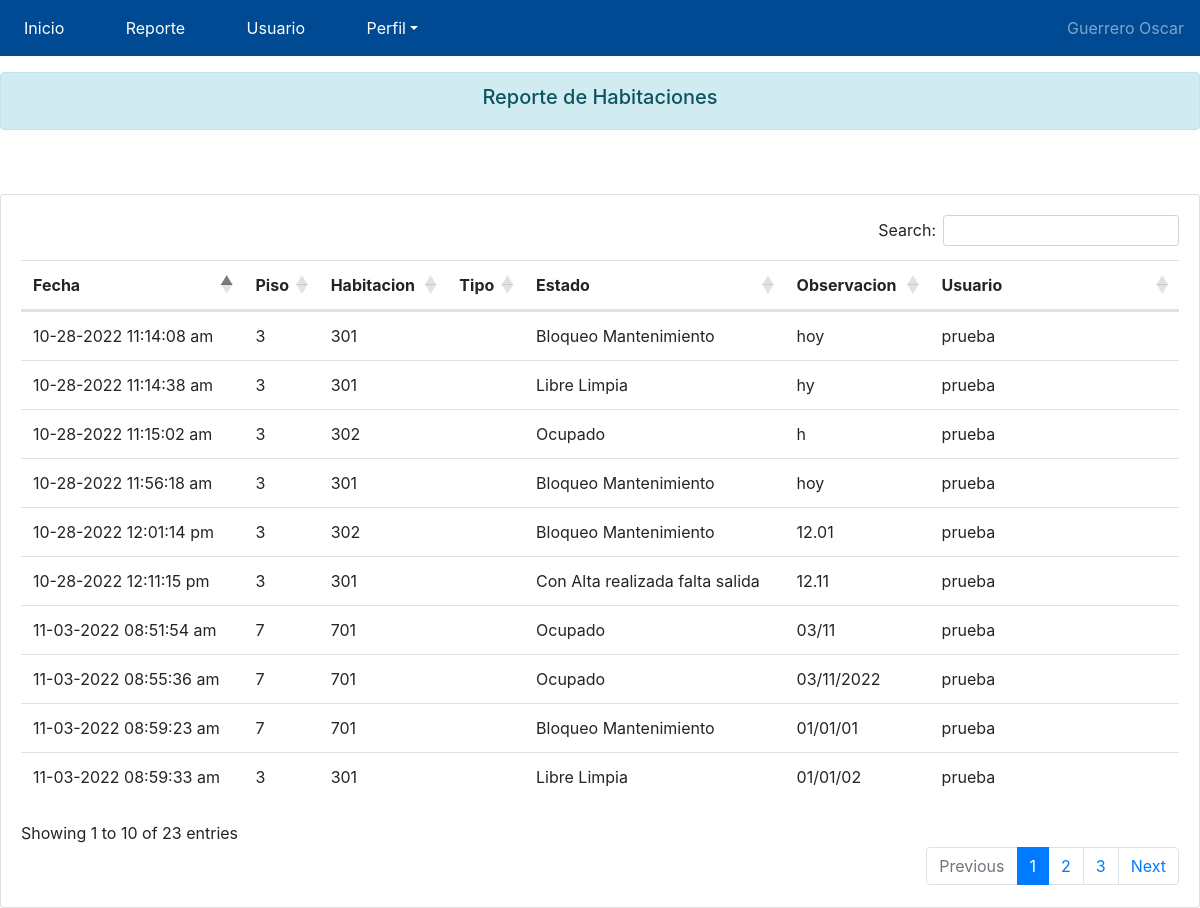
Page /sistema/AdmHotel/reporte.php (signed in) on the committed database.
### tables this page shows
CREATE TABLE `historialestado` (
  `Id` int(2) NOT NULL AUTO_INCREMENT,
  `Hab` int(3) NOT NULL,
  `Estado` int(3) NOT NULL,
  `Fecha` varchar(55) DEFAULT NULL,
  `Obs` varchar(150) DEFAULT NULL,
  `Usuario` varchar(55) DEFAULT NULL,
  UNIQUE KEY `Id` (`Id`)
);

CREATE TABLE `habitacion` (
  `Id` int(2) NOT NULL AUTO_INCREMENT,
  `Piso` int(2) DEFAULT NULL,
  `Habitaciones` int(3) DEFAULT NULL,
  UNIQUE KEY `Id` (`Id`)
);

CREATE TABLE `estados` (
  `Id` int(4) NOT NULL AUTO_INCREMENT,
  `Estado` varchar(55) DEFAULT NULL,
  `Clase` varchar(55) DEFAULT NULL,
  UNIQUE KEY `Id` (`Id`)
);

### sistema/AdmHotel/reporte.php (the view, shortened to what this page needs)
<?php
  require_once "../../conServicios.php";
 $cargaEstadosHab = mysqli_query($conServicios, "SELECT HE.Id,
                                                    HE.Fecha,
                                                    H.Habitaciones,
                                                    H.Piso,
                                                    E.Estado,
                                                    HE.Obs,
                                                    HE.Usuario
                                                    FROM historialEstado AS HE
                                                    INNER JOIN habitacion AS H
                                                    ON HE.Hab = H.Id
                                                    INNER JOIN estados AS E
                                                    ON HE.Estado = E.Id
                                                    ORDER BY HE.Id DESC ")
?>
<!doctype html>
<html lang="en">
<head>
    <?php  include_once "dependencias.php" ?>
</head>
<body>
    <?php  include_once "menuHoteleria.php" ?>
    <br><br><br>
    <div class="alert alert-info text-center" role="alert">
        <h5>Reporte de Habitaciones</h5>
    </div>
    <br>
    <br>
    <div class="card">
        <div class="card-body">
            <div class="table-responsive">
                <table class="table" id="reporteHab">
                    <thead>
                        <tr>
                        <th scope="col"> Fecha </th>
                        <th scope="col"> Piso </th>
                        <th scope="col"> Habitacion </th>
                        <th scope="col"> Tipo </th>
                        <th scope="col"> Estado </th>
                        <th scope="col"> Observacion </th>
                        <th scope="col"> Usuario </th>
                        </tr>
                    </thead>
                    <tbody>
                        <?php while($row=mysqli_fetch_array($cargaEstadosHab)) {?>
                            <tr>
                                <td> <?php echo utf8_encode($row['Fecha']); ?> </td>
                                <td> <?php echo utf8_encode($row['Piso']);?> </td>
                                <td> <?php echo utf8_encode($row['Habitaciones']);?> </td>
                                <td>  </td>
                                <td> <?php echo utf8_encode($row['Estado']);?> </td>
                                <td> <?php echo utf8_encode($row['Obs']);?> </td>
                                <td> <?php echo utf8_encode($row['Usuario']);?> </td>
                            </tr>
                        <?php } ?>
                    </tbody>
                </table>
            </div>
        </div>
    </div>
</body>
</html>

### rows in the picture
historialestado: Fecha "11-03-2022 08:59:33 am", habitacion.Piso "3", habitacion.Habitaciones "301", estados.Estado "Libre Limpia", Obs "01/01/02", Usuario "prueba"
historialestado: Fecha "11-03-2022 08:59:23 am", habitacion.Piso "7", habitacion.Habitaciones "701", estados.Estado "Bloqueo Mantenimiento", Obs "01/01/01", Usuario "prueba"
historialestado: Fecha "11-03-2022 08:55:36 am", habitacion.Piso "7", habitacion.Habitaciones "701", estados.Estado "Ocupado", Obs "03/11/2022", Usuario "prueba"
historialestado: Fecha "11-03-2022 08:51:54 am", habitacion.Piso "7", habitacion.Habitaciones "701", estados.Estado "Ocupado", Obs "03/11", Usuario "prueba"
historialestado: Fecha "10-28-2022 12:11:15 pm", habitacion.Piso "3", habitacion.Habitaciones "301", estados.Estado "Con Alta realizada falta salida", Obs "12.11", Usuario "prueba"
historialestado: Fecha "10-28-2022 12:01:14 pm", habitacion.Piso "3", habitacion.Habitaciones "302", estados.Estado "Bloqueo Mantenimiento", Obs "12.01", Usuario "prueba"
historialestado: Fecha "10-28-2022 11:56:18 am", habitacion.Piso "3", habitacion.Habitaciones "301", estados.Estado "Bloqueo Mantenimiento", Obs "hoy", Usuario "prueba"
historialestado: Fecha "10-28-2022 11:15:02 am", habitacion.Piso "3", habitacion.Habitaciones "302", estados.Estado "Ocupado", Obs "h", Usuario "prueba"
historialestado: Fecha "10-28-2022 11:14:38 am", habitacion.Piso "3", habitacion.Habitaciones "301", estados.Estado "Libre Limpia", Obs "hy", Usuario "prueba"
historialestado: Fecha "10-28-2022 11:14:08 am", habitacion.Piso "3", habitacion.Habitaciones "301", estados.Estado "Bloqueo Mantenimiento", Obs "hoy", Usuario "prueba"

### other values in the picture
$_SESSION['NombreApe'] "Guerrero Oscar"
